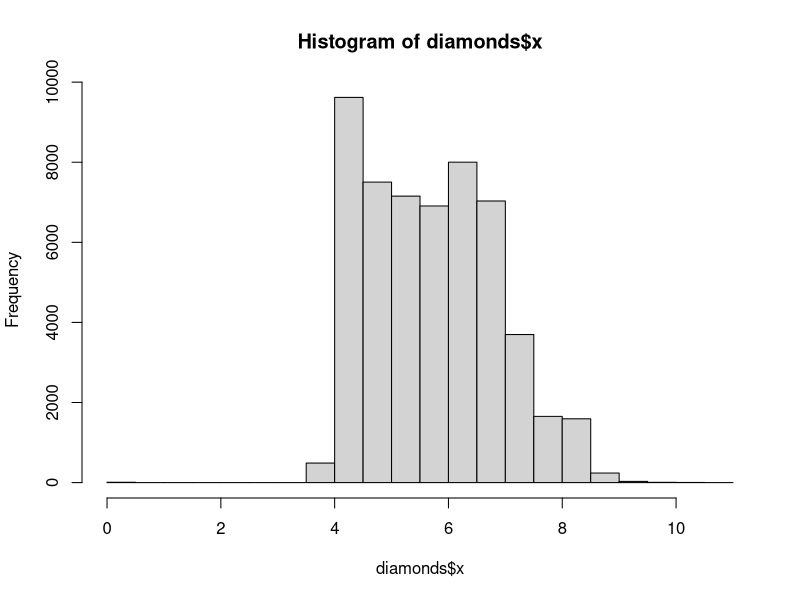
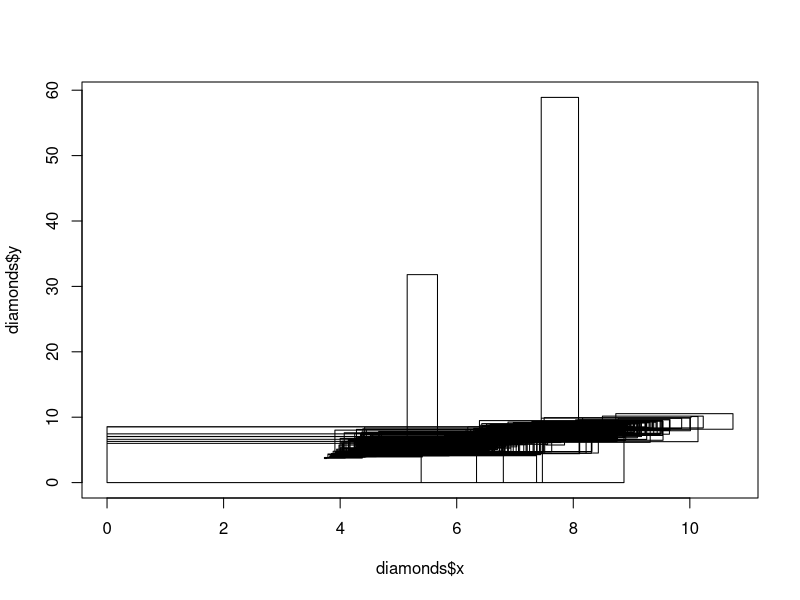
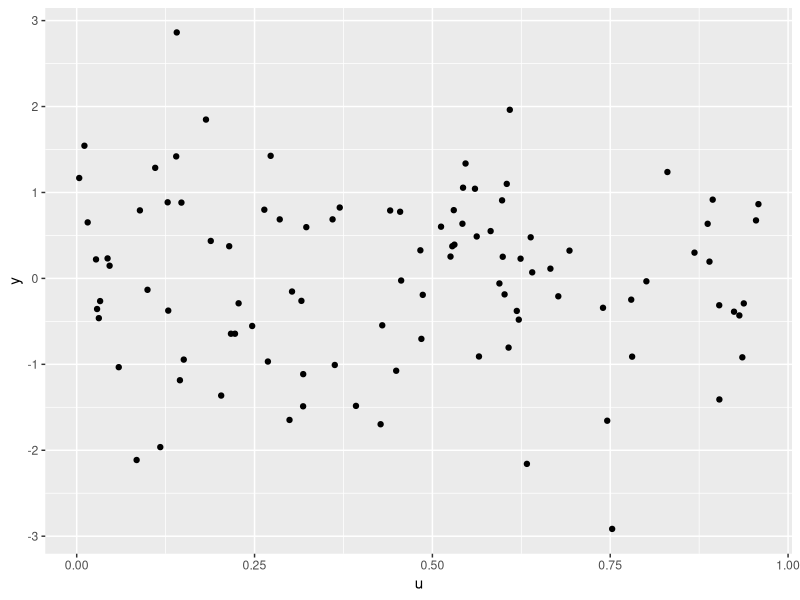
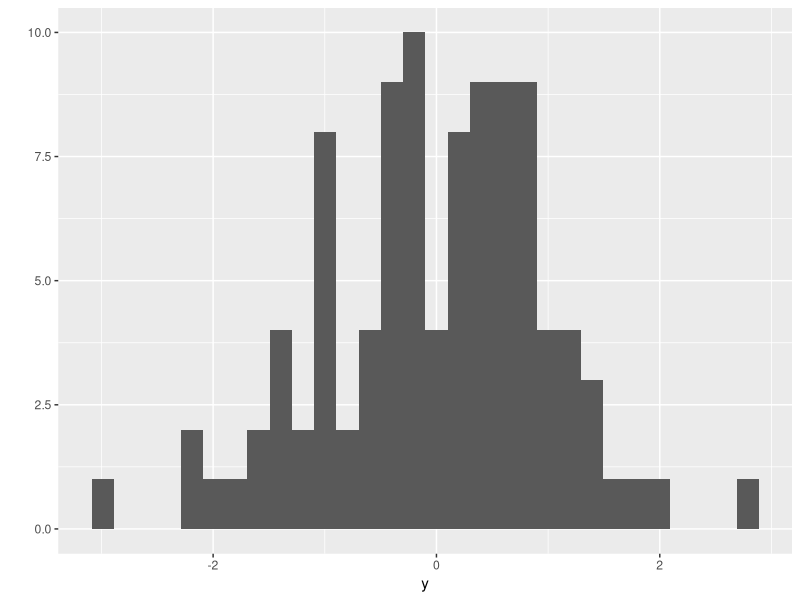

Source code (R) for these figures, in order:
###########################################
# 2nd Lecture Script for R - Basic 
###########################################

# base data 
data()

# getting help with a function

library(ggplot2)

data("diamonds")

hist(diamonds$x)

?plot()

plot(diamonds$x, 
     diamonds$y,
     type = "s")

#more on installing packages and creating objects
pkgs <- c('dplyr','broom')

x <- c(1,2,3,6,8,12)

y <- rnorm(100)

u <- runif(100)  

library(ggplot2)  #require(ggplot2)
  
qplot(u,y)

qplot(y)

